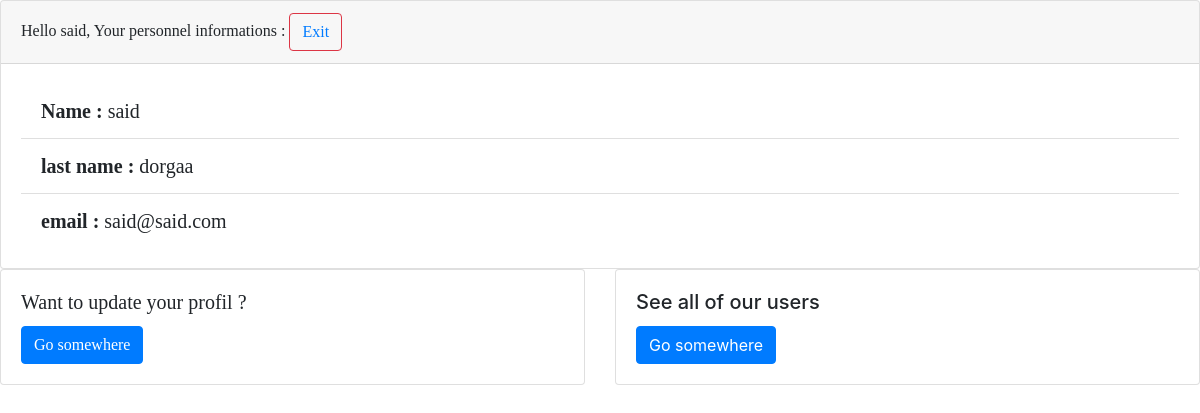
The app's page /dashbord (signed in) with its own data.
### app/models.py (models this page shows, shortened)
class User(db.Model, UserMixin):
    id = db.Column(db.Integer, primary_key=True, autoincrement=True)
    firstname = db.Column(db.String(40),  nullable=False)
    lastname = db.Column(db.String(40), nullable=False)
    email = db.Column(db.String(80), nullable=False, unique=True)
    password = db.Column(db.String(40), nullable=False)

### app/dashboard/views.py (the view)
@dash.route('/dashbord')
@login_required
def dashboard():
    return render_template("/dashboard.html")

### app/models.py (called while the page is built)
@logManager.user_loader
def load_user(ident):
    return User.query.get(int(ident))

### app/templates/dashboard.html (shortened to what this page needs)
{% extends "base.html" %}
{% import "bootstrap/wtf.html" as wtf %}
{% block body %}
    {% block content %}
        <div class="card">
             <div class="card-header" style="font-family: serif;">
                 Hello {{current_user.firstname}}, Your personnel informations :
                 <button type="button" class="btn btn-outline-danger"> <a href="{{url_for('logout.logout')}}"> Exit </a></button>
             </div>
            <div class="card-body">
                <blockquote class="blockquote mb-0">
                    <div class="test">
                        <ul class="list-group list-group-flush">
                            <li class="list-group-item" style="font-family: serif;"><strong>Name : </strong> {{ current_user.firstname }}  </li>
                            <li class="list-group-item" style="font-family: serif;"><strong>last name :  </strong> {{ current_user.lastname }} </li>
                            <li class="list-group-item" style="font-family: serif;"><strong>email : </strong> {{ current_user.email }} </li>
                        </ul>
                    </div>
                </blockquote>
            </div>
        </div>
        <div class="row">
            <div class="col-sm-6">
                <div class="card">
                    <div class="card-body">
                        <h5 class="card-title" style="font-family: serif;">Want to update your profil ? </h5>
                        <a href="/update/{{current_user.id}}" class="btn btn-primary" style="font-family: serif;">Go somewhere</a>
                    </div>
                </div>
            </div>
            <div class="col-sm-6">
                <div class="card">
                    <div class="card-body">
                        <h5 class="card-title">See all of our users </h5>
                        <a href="/data" class="btn btn-primary">Go somewhere</a>
                    </div>
                </div>
            </div>
        </div>
    {% endblock %}
{% endblock %}

### records on screen
User: firstname "said", lastname "dorgaa", email "said@said.com"
